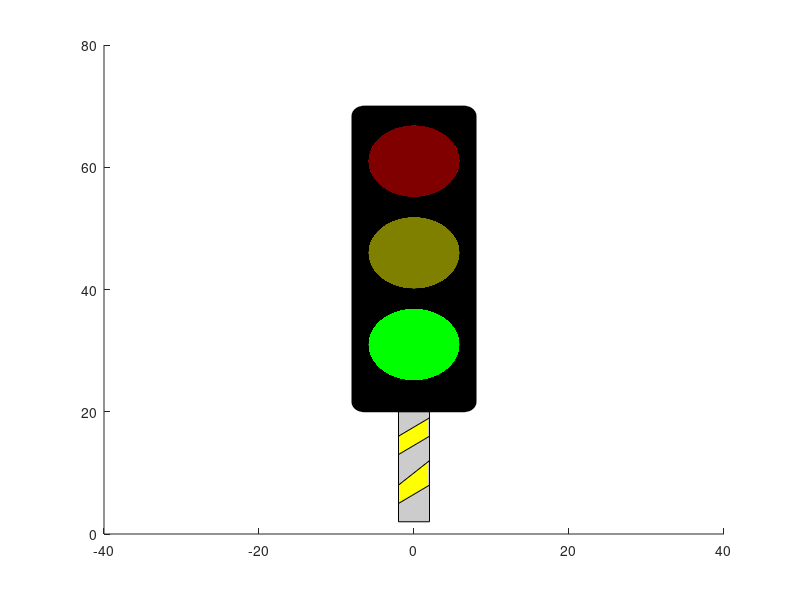

This figure's MATLAB source:
function trafficLight()
figure
xlim([-40 40]);
ylim([0, 80]);
rectangle('Position',[-8 20 16 50],'FaceColor',[0 0 0],'Curvature',.2) %black rect
hold on
rectangle('Position',[-2 2 4 18],'FaceColor',[.8 .8 .8])    %gray rect
hold on
% the two yellow shapes 
rectXpoints = [-2 -2 2 2 -2];          
rectYpoints = [13 16 19 16 13];
fill(rectXpoints,rectYpoints,[1 1 0])
hold on 
rectXpoints = [-2 -2 2 2 -2];
rectYpoints = [5 8 12 8 5];
fill(rectXpoints,rectYpoints,[1 1 0])
hold on 

for i=1:1:5
rectangle('Position',[-6 55 12 12],'FaceColor',[1 0 0],'Curvature',[1 1])
rectangle('Position',[-6 40 12 12],'FaceColor',[0.5 .5 0],'Curvature',[1 1])
rectangle('Position',[-6 25 12 12],'FaceColor',[0 .5 0],'Curvature',[1 1])
pause(1)
rectangle('Position',[-6 55 12 12],'FaceColor',[.5 0 0],'Curvature',[1 1])
rectangle('Position',[-6 40 12 12],'FaceColor',[1 1 0],'Curvature',[1 1])
rectangle('Position',[-6 25 12 12],'FaceColor',[0 .5 0],'Curvature',[1 1])
pause(1)
rectangle('Position',[-6 55 12 12],'FaceColor',[.5 0 0],'Curvature',[1 1])
rectangle('Position',[-6 40 12 12],'FaceColor',[.5 .5 0],'Curvature',[1 1])
rectangle('Position',[-6 25 12 12],'FaceColor',[0 1 0],'Curvature',[1 1])
pause(1)
end

end



